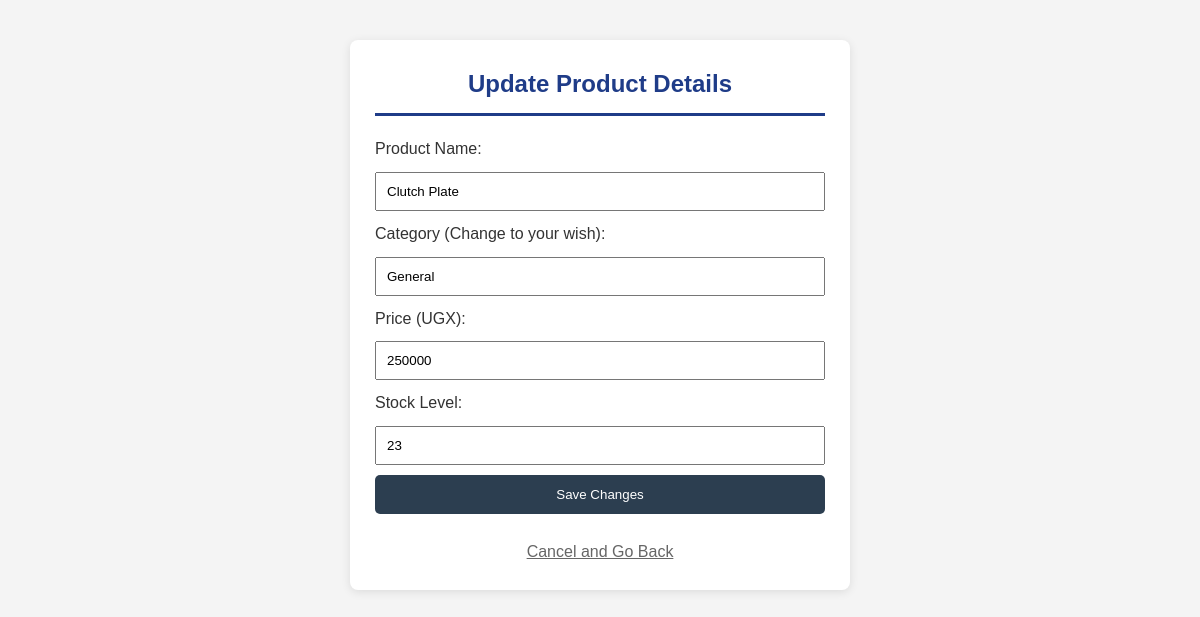
Screenshot of /edit_product.php?id=30 (signed in) with the database file from the repository.
### tables this page shows
CREATE TABLE `products` (
  `id` int(11) NOT NULL,
  `name` varchar(100) DEFAULT NULL,
  `image` varchar(255) DEFAULT NULL,
  `price` varchar(50) DEFAULT NULL,
  `category` varchar(50) DEFAULT 'General',
  `stock` int(11) DEFAULT 0
);

### edit_product.php (the view, shortened to what this page needs)
<?php
require 'db.php';
if (isset($_GET['id'])) {
    $id = $_GET['id'];
    $stmt = $conn->prepare("SELECT * FROM products WHERE id = ?");
    $stmt->bind_param("i", $id);
    $stmt->execute();
    $product = $stmt->get_result()->fetch_assoc();
}
?>
<!DOCTYPE html>
<html lang="en">
<head>
    <link rel="stylesheet" href="style.css">
</head>
<body style="font-family: Arial; padding: 40px; background: #f4f4f4;">
    <div style="max-width: 500px; margin: auto; background: white; padding: 25px; border-radius: 8px; box-shadow: 0 2px 10px rgba(0,0,0,0.1);">
        <h2>Update Product Details</h2>
        <form method="POST">
            <label>Product Name:</label><br>
            <input type="text" name="name" value="<?php echo $product['name']; ?>" style="width: 100%; padding: 10px; margin: 10px 0;"><br>
            <label>Category (Change to your wish):</label><br>
            <input type="text" name="category" value="<?php echo $product['category']; ?>" placeholder="e.g., Engine, Tires" style="width: 100%; padding: 10px; margin: 10px 0;"><br>
            <label>Price (UGX):</label><br>
            <input type="number" step="0.01" name="price" value="<?php echo $product['price']; ?>" style="width: 100%; padding: 10px; margin: 10px 0;"><br>
            <label>Stock Level:</label><br>
            <input type="number" name="stock" value="<?php echo $product['stock']; ?>" style="width: 100%; padding: 10px; margin: 10px 0;"><br>
            <button type="submit" name="update_product" style="background: #2c3e50; color: white; border: none; padding: 12px 20px; cursor: pointer; width: 100%; border-radius: 5px;">Save Changes</button>
            <br><br>
            <a href="admin.php" style="display: block; text-align: center; color: #666;">Cancel and Go Back</a>
        </form>
    </div>
</body>
</html>

### style.css (style rules this page uses)
:root { --primary-color: #1f3c88; --hover-color: #16306b; --accent-color: #ff4d4d; --text-color: #333; --bg-color: #f4f4f4; --card-bg: #fff; --shadow: 0 4px 8px rgba(0,0,0,0.1); }
* { margin: 0; padding: 0; box-sizing: border-box; }
body { font-family: Arial, sans-serif; line-height: 1.6; color: var(--text-color); background-color: var(--bg-color); margin: 0; min-height: 100vh; padding-bottom: 60px; }
h2 { color: var(--primary-color); text-align: center; margin-bottom: 30px; }
body { font-family: Arial, sans-serif; background: #f4f4f4; margin: 0; padding: 20px; }
body { font-family: 'Segoe UI', Tahoma, sans-serif; background-color: #f0f2f5; margin: 0; padding: 20px; }
h2 { color: #1f3c88; border-bottom: 3px solid #1f3c88; padding-bottom: 10px; margin-bottom: 20px; }

### rows the page displays
products: name "Clutch Plate", category "General", price "250000", stock "23"
